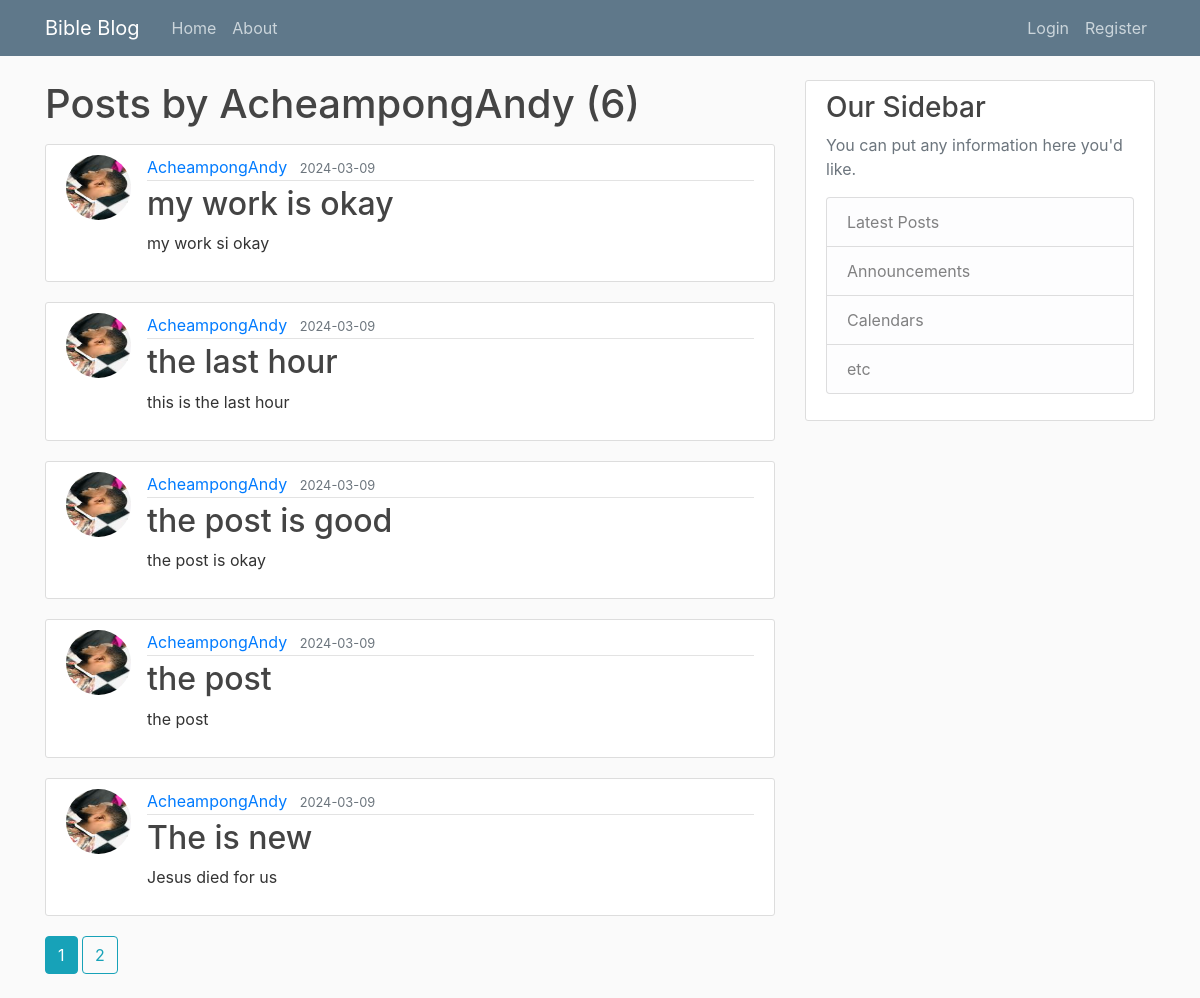
/user/AcheampongAndy, run on the app's committed database.
### flask_block/modules.py (models this page shows, shortened)
class User(db.Model, UserMixin):
    id = db.Column(db.Integer, primary_key=True)
    username = db.Column(db.String(20), unique=True, nullable=False)
    email = db.Column(db.String(120), unique=True, nullable=False)
    image_file = db.Column(db.String(20), nullable=False, default='default.jpg')
    password = db.Column(db.String(60), nullable=False)
    posts = db.relationship('Post', backref='author', lazy='subquery')

class Post(db.Model):
    id = db.Column(db.Integer, primary_key=True)
    title = db.Column(db.String(100), nullable=False)
    date_posted = db.Column(db.DateTime, nullable=False, default=datetime.utcnow)
    content = db.Column(db.Text, nullable=False)
    user_id = db.Column(db.Integer, db.ForeignKey('user.id'), nullable=False)

### flask_block/routes.py (the view)
@app.route("/user/<string:username>")
def user_posts(username):
    page = request.args.get('page', 1, type=int)
    user = User.query.filter_by(username=username).first_or_404()
    posts = Post.query.options(joinedload(Post.author)).filter_by(author=user)\
            .order_by(Post.date_posted.desc()).paginate(page=page, per_page=5)
    return render_template('user_posts.html', posts=posts, user=user)

### flask_block/templates/user_posts.html
{% extends "layout.html" %}
{% block content %}
    <h1 class="mb-3">Posts by {{ user.username }} ({{ posts.total }})</h1>
	{% for post in posts.items %}
		<article class="media content-section">
			<img class="rounded-circle article-img" src="{{ url_for('static', filename='profiles/' + post.author.image_file) }}">
			<div class="media-body">
					<div class="article-metadata">
					<a class="mr-2" href="{{ url_for('user_posts', username=post.author.username) }}">{{ post.author.username }}</a>
						<small class="text-muted">{{ post.date_posted.strftime('%Y-%m-%d') }}</small>
					</div>
					<h2><a class="article-title" href="{{ url_for('post', post_id=post.id) }}">{{ post.title }}</a></h2>
					<p class="article-content">{{ post.content }}</p>
			</div>
		</article>
	{% endfor %}
	{% for page_num in posts.iter_pages(left_edge=1, right_edge=1, left_current=1, right_current=2) %}
		{% if page_num %}
			{% if posts.page == page_num %}
				<a class="btn btn-info mb-4" href="{{ url_for('user_posts', username=user.username, page=page_num) }}">{{ page_num }}</a>
			{% else %}
				<a class="btn btn-outline-info mb-4" href="{{ url_for('user_posts', username=user.username, page=page_num) }}">{{ page_num }}</a>
			{% endif %}
		{% else %}
			...
		{% endif %}
	{% endfor %}
{% endblock content%}

### flask_block/static/main.css (style rules this page uses)
body { background: #fafafa; color: #333333; margin-top: 5rem; }
h1, h2, h3, h4, h5, h6 { color: #444444; }
.content-section { background: #ffffff; padding: 10px 20px; border: 1px solid #dddddd; border-radius: 3px; margin-bottom: 20px; }
.article-title { color: #444444; }
.article-content { white-space: pre-line; }
.article-img { height: 65px; width: 65px; margin-right: 16px; }
.article-metadata { padding-bottom: 1px; margin-bottom: 4px; border-bottom: 1px solid #e3e3e3 }

### data on the page
User: username "AcheampongAndy"
Post: image_file (picture), author.username "AcheampongAndy", date_posted "2024-03-09", title "my work is okay", content "my work si okay"
Post: image_file (picture), author.username "AcheampongAndy", date_posted "2024-03-09", title "the last hour", content "this is the last hour"
Post: image_file (picture), author.username "AcheampongAndy", date_posted "2024-03-09", title "the post is good", content "the post is okay"
Post: image_file (picture), author.username "AcheampongAndy", date_posted "2024-03-09", title "the post", content "the post"
Post: image_file (picture), author.username "AcheampongAndy", date_posted "2024-03-09", title "The is new", content "Jesus died for us"

### other printed values
{{ posts.total }} "6"
{{ page_num }} "1"
{{ page_num }} "2"
